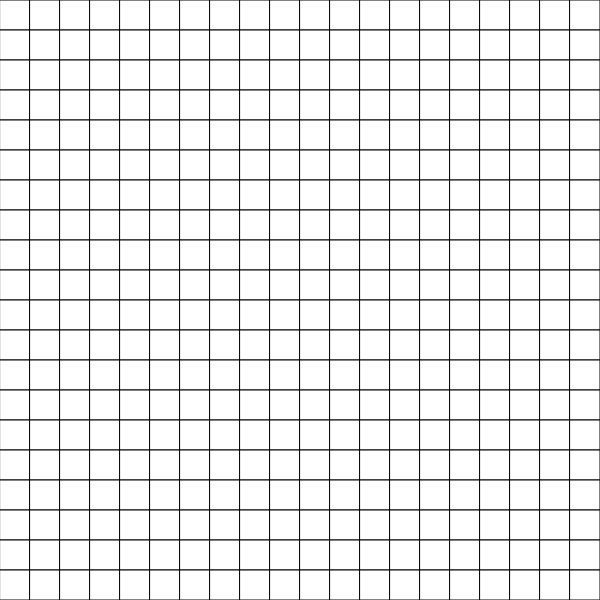
Frame 1 (no input)
Frame 2 (the mouse pressed at the canvas centre, redrawn once): identical to frame 1, image omitted

The p5.js sketch that drew this single still picture (run headless with seeded random() and noise() and a simulated clock; the mouse was pressed at the canvas centre and the sketch redrawn once):

// p5.js sketch
// ── sketch.js
const DIM = 20
let w

function setup() {
    createCanvas(600, 600);
    colorMode(HSB, 360, 255, 255)
    w = width / DIM
}

function draw() {
    background(220);

    for (let j = 0; j < DIM; j++) {
        for (let i = 0; i < DIM; i++) {
            const x = i * w
            const y = j * w
            
            rect(x, y, w)
        }
    }

    noLoop()
}
